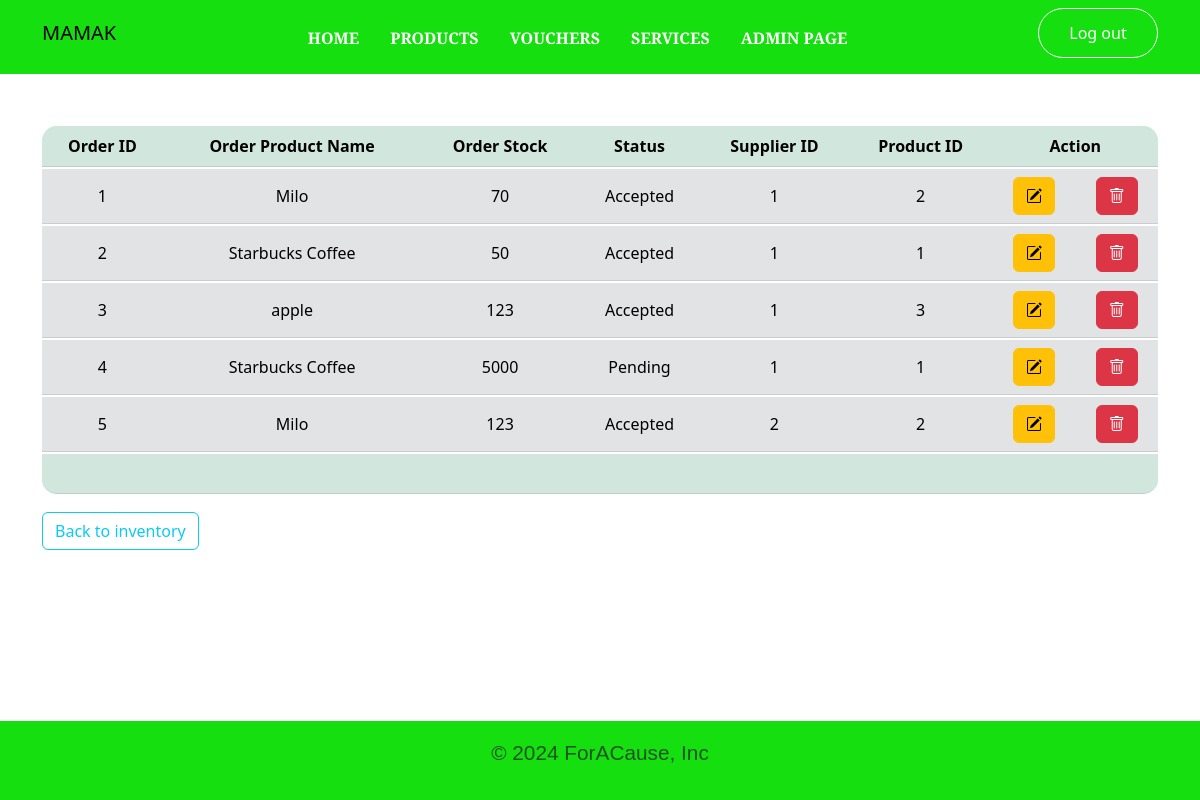
Page /retrieveOrder (signed in) on the committed database.
### Src/models.py (models this page shows, shortened)
class Order(db.Model):
    id = db.Column(db.Integer, primary_key=True)
    orderstock = db.Column(db.Integer, nullable=False, default=0)
    date_ordered = db.Column(db.String(60), nullable=False)
    date_decision = db.Column(db.String(60), nullable=False, default='--')
    status = db.Column(db.Integer, nullable=False, default=0)
    product_id = db.Column(db.Integer, db.ForeignKey('product.id'), nullable=True)
    supplier_id = db.Column(db.Integer, db.ForeignKey('supplier.id'), nullable=True)

class Product(db.Model):
    id = db.Column(db.Integer, primary_key=True)
    name = db.Column(db.String(40), nullable=False)
    description = db.Column(db.String(1000), nullable=False)
    category = db.Column(db.String(80), nullable=False)
    country = db.Column(db.String(80), nullable=False)
    price = db.Column(db.Integer(), nullable=False)
    image_file = db.Column(db.String(20), nullable=False,
                           default='default.jpg')
    stock = db.Column(db.Integer(), nullable=True, default=0)
    isValid = db.Column(db.Integer, nullable=False, default=1)
    orders = db.relationship('Order', backref='product', lazy=True)
    carts = db.relationship('Cart', backref='product', lazy=True)

### Src/routes.py (the view)
@app.route('/retrieveOrder')
def retrieveorder():
    if current_user.is_authenticated and current_user.isAdmin == True:
        order_list = []
        orders = Order.query.all()
        for order in orders:
            order_list.append(order)
        return render_template('retrieveOrder.html', order_list=order_list)
    else:
        return redirect(url_for('login'))

### Src/models.py (called while the page is built)
@login_manager.user_loader
def load_user(user_id):
    return User.query.get(int(user_id))

### Src/templates/retrieveOrder.html (shortened to what this page needs)
{% extends "base.html" %}
{% block content %}
<div class="container">
    <table class="table table-hover">
        <thead class="table-success">
            <tr border:1px solid black;>
                <th scope="col" class="topleft">Order ID</th>
                <th scope="col">Order Product Name</th>
                <th scope="col">Order Stock</th>
                <th scope="col">Status</th>
                <th scope="col">Supplier ID</th>
                <th scope="col">Product ID</th>
                <th scope="col" colspan='2' class="topright">Action</th>
            </tr>
        </thead>
        <tbody class="table-secondary">
            {% for order in order_list %}
            <tr>
                <td>{{ order.id }}</td>
                <td>{{ order.product.name }}</td>
                <td>{{ order.orderstock }}</td>
                {% if order.status == 0 %}
                <td>Cancelled</td>
                {% elif order.status == 1 %}
                <td>Pending</td>
                {% elif order.status == 2 %}
                <td>Accepted</td>
                {% endif %}
                <td>{{ order.supplier_id }}</td>
                <td>{{ order.product_id }}</td>
                <td><a href="/updateOrder/{{order.id}}" class="btn btn-warning"><i class="bi bi-pencil-square"></i></a>
                </td>
                <td>
                    <form action="{{url_for('deleteorders', id=order.id)}}" method="POST">
                        <button type="button" class="btn btn-danger" data-bs-toggle="modal"
                            data-bs-target="#myModal_{{order.id}}"><i class="bi bi-trash"></i></button>
                    </form>
                </td>
            </tr>
            {% endfor %}
        </tbody>
        <tfoot class="table-success">
            <tr border:1px solid black;>
                <th scope="col" class="bottomleft"></th>
                <th scope="col"></th>
                <th scope="col"></th>
                <th scope="col"></th>
                <th scope="col"></th>
                <th scope="col" colspan="3" class='bottomright'></th>
            </tr>
        </tfoot>
    </table>
    <a href="/inventoryAdmin"><button class="btn btn-outline-info"> Back to inventory</button></a>
</div>
{% endblock %}

### Src/static/css/style.css (style rules this page uses)
* { padding: 0; margin: 0; box-sizing: border-box; }
body { min-height: 100vh; display: flex; flex-direction: column; }
table { margin-top:50px; border-collapse: separate; border-spacing: 0 2px;; width: 100%; }
th, td { text-align: center; word-wrap: break-word; }
th { height:5vh; }
.topleft { border-top-left-radius: 15px; }
.topright { border-top-right-radius: 15px; }
.bottomleft { border-bottom-left-radius: 15px; }
.bottomright { border-bottom-right-radius: 15px; }
thead { background-color: rgb(185, 255, 189); }
tbody { background-color: rgb(242, 242, 242); }
td { vertical-align: middle; }
a { text-decoration: none; }

### rows in the picture
Order: id "1", product.name "Milo", orderstock "70", status "Accepted", supplier_id "1", product_id "2"
Order: id "2", product.name "Starbucks Coffee", orderstock "50", status "Accepted", supplier_id "1", product_id "1"
Order: id "3", product.name "apple", orderstock "123", status "Accepted", supplier_id "1", product_id "3"
Order: id "4", product.name "Starbucks Coffee", orderstock "5000", status "Pending", supplier_id "1", product_id "1"
Order: id "5", product.name "Milo", orderstock "123", status "Accepted", supplier_id "2", product_id "2"
